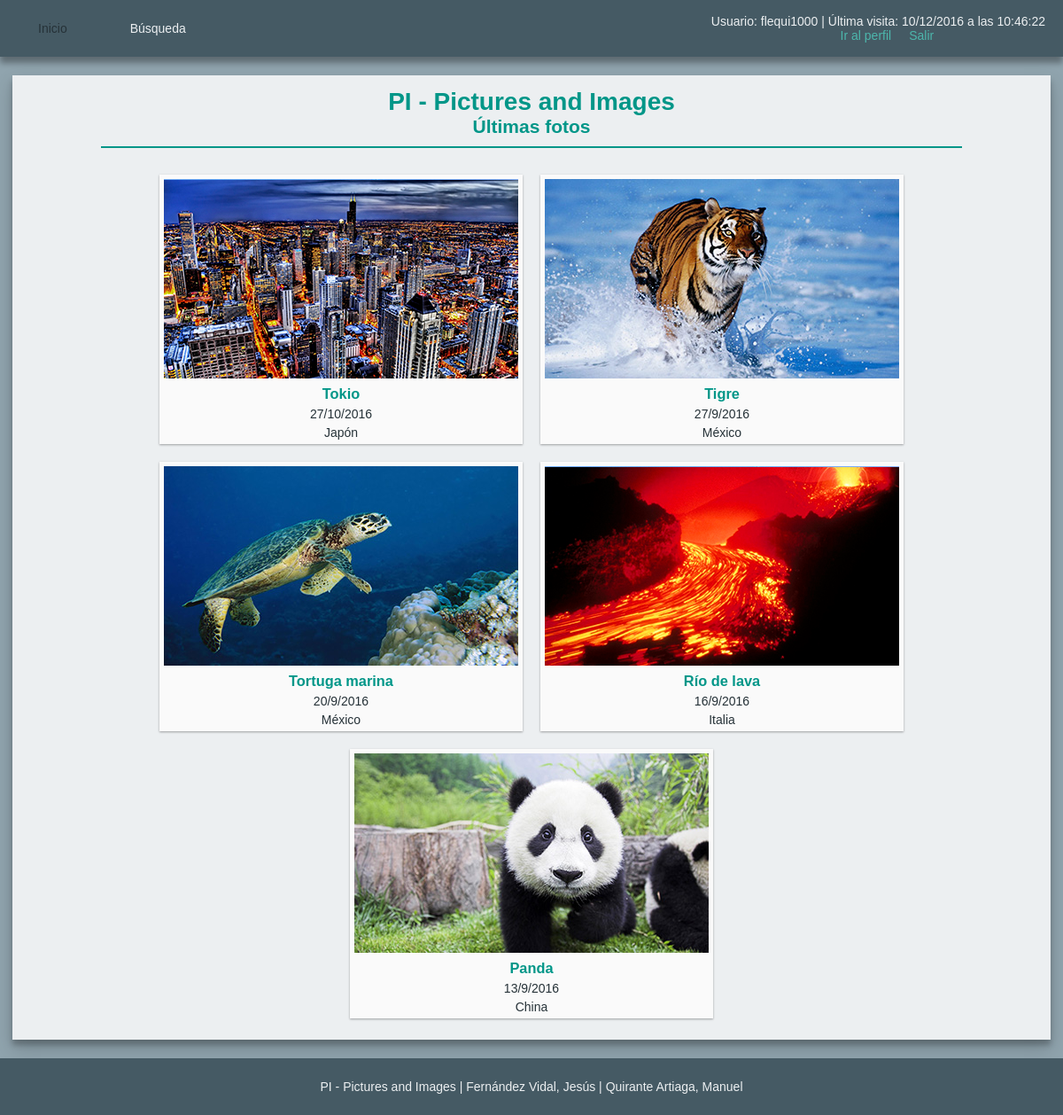
Page / (signed in) on the committed database.
### tables this page shows
CREATE TABLE IF NOT EXISTS `fotos` (
  `IdFoto` int(11) NOT NULL AUTO_INCREMENT,
  `TituloFoto` varchar(50) NOT NULL,
  `DescripcionFoto` varchar(500) DEFAULT NULL,
  `FechaFoto` date NOT NULL,
  `PaisFoto` int(11) DEFAULT NULL,
  `AlbumFoto` int(11) NOT NULL,
  `FicheroFoto` varchar(256) NOT NULL DEFAULT 'img/com/album.png',
  `MiniaturaFoto` varchar(256) NOT NULL DEFAULT 'img/com/album.png',
  `FRegistroFoto` timestamp NOT NULL DEFAULT CURRENT_TIMESTAMP,
  PRIMARY KEY (`IdFoto`),
  UNIQUE KEY `TituloFoto` (`TituloFoto`,`AlbumFoto`),
  KEY `FK_fotos_paises` (`PaisFoto`),
  KEY `FK_fotos_albumes` (`AlbumFoto`),
  CONSTRAINT `FK_fotos_albumes` FOREIGN KEY (`AlbumFoto`) REFERENCES `albumes` (`IdAlbum`) ON DELETE CASCADE ON UPDATE CASCADE,
  CONSTRAINT `FK_fotos_paises` FOREIGN KEY (`PaisFoto`) REFERENCES `paises` (`IdPais`) ON DELETE SET NULL ON UPDATE CASCADE
);

CREATE TABLE IF NOT EXISTS `paises` (
  `IdPais` int(11) NOT NULL AUTO_INCREMENT,
  `NomPais` varchar(50) NOT NULL,
  PRIMARY KEY (`IdPais`),
  UNIQUE KEY `NomPais` (`NomPais`)
);

### inc/func/mysql/basico.inc.php (called while the page is built, shortened)
<?php
	function ejecutarSQL($sql)
	{
		global $conexionBD, $directorioRaiz;
		if (!($resultado = $conexionBD->query($sql)))
		{
			echo "<p><img src='$directorioRaiz"."img/com/error.png' alt='Error' /></p>";
			$tipoConsulta = explode(" ", $sql, 2)[0];
			switch ($tipoConsulta)
			{
				case "INSERT":
				case "insert":
				{
					echo "<p>No se pudo añadir los datos al servidor.</p>";
					break;
				}
				case "UPDATE":
				case "update":
				{
					echo "<p>No se pudo modificar los datos del servidor.</p>";
					break;
				}
				case "DELETE":
				case "delete":
				{
					echo "<p>No se pudo eliminar los datos del servidor.</p>";
					break;
				}
				default:
				{
					echo "<p>No se pudo recuperar los datos del servidor.</p>";
					break;
				}
			}
			return false;
		}
		return $resultado;
	}
?>

### inc/func/mysql/galerias.inc.php (the view, shortened to what this page needs)
<?php
	function verFotos($fotos, $completo = false)
	{
		global $directorioRaiz;
		while ($fila = $fotos->fetch_object())
		{
			$IdFoto = $fila->IdFoto;
			$TituloFoto = $fila->TituloFoto;
			$FechaFoto = date("j/n/Y", strtotime($fila->FechaFoto));
			$NomPais = $fila->NomPais;
			$MiniaturaFoto = $fila->MiniaturaFoto;
?>
			<section class="galeria-cuerpo">
				<a href="<?php echo $directorioRaiz; ?>foto.php?id=<?php echo $IdFoto; ?>">
					<article>
						<div class="marco"><img src="<?php echo "$directorioRaiz$MiniaturaFoto"; ?>" height="225" width="400" alt="Imagen <?php echo $IdFoto; ?>"></div>
						<h3><?php echo $TituloFoto; ?></h3>
						<p><?php echo $FechaFoto; ?></p>
						<p><?php echo $NomPais; ?></p>
					</article>
				</a>
			</section>
<?php
		}
	}
?>

### css/estilos.css (style rules this page uses)
* { margin: 0px; box-sizing: border-box; outline-color: #009688; }
body { min-height: 100vh; padding: 0em 1em; padding-top: 64px; background: #90A4AE; font-family: "Ubuntu", "Arial", "Helvetica", sans-serif; font-size: 14px; color: #263238; display: flex; flex-direction: column; }
main section { display: flex; flex-direction: column; align-items: center; }
h1, h2, h3 { color: #009688; }

### css/contraste.css (style rules this page uses)
* { margin: 0px; box-sizing: border-box; outline-color: #2196F3; }
body { min-height: 100vh; padding: 0em 1em; padding-top: 64px ; background: #263238; font-family: "Ubuntu", "Arial", "Helvetica", sans-serif; font-size: 14px; color: #ECEFF1; display: flex; flex-direction: column; }
main section { display: flex; flex-direction: column; align-items: center; }
h1, h2, h3 { color: #2196F3; }

### css/galerias.css (style rules this page uses)
section { display: flex; flex-flow: row wrap; justify-content: center; align-items: center; }
.galeria-cuerpo { display: flex; flex-flow: row wrap; justify-content: center; align-items: center; }
.galeria-cuerpo a { outline: 0px; display: block; text-decoration: none; }
.galeria-cuerpo a article { margin: 10px; padding: 5px; background: #FAFAFA; box-shadow: 0 1px 3px rgba(0,0,0,0.12), 0 1px 2px rgba(0,0,0,0.24); transition: box-shadow .25s ease-in-out; display: flex; flex-direction: column; justify-content: center; align-items: center; flex-basis: 30%; }
.galeria-cuerpo a article .marco { overflow: hidden; }
.galeria-cuerpo a article img { transition: transform .25s ease-in-out; }
.galeria-cuerpo a article h3, .galeria-cuerpo a article p { margin-top: 5px; }
.galeria-cuerpo a article p { color: #263238; }

### css/contraste-galerias.css (style rules this page uses)
section { display: flex; flex-flow: row wrap; justify-content: center; align-items: center; }
.galeria-cuerpo { display: flex; flex-flow: row wrap; justify-content: center; align-items: center; }
.galeria-cuerpo a { outline: 0px; display: block; text-decoration: none; }
.galeria-cuerpo a article { margin: 10px 5px; border: 2px solid #2196F3; padding: 5px; background: inherit; transition: border .25s ease-in-out; display: flex; flex-direction: column; justify-content: center; align-items: center; flex-basis: 30%; }
.galeria-cuerpo a article .marco { overflow: hidden; }
.galeria-cuerpo a article img { transition: transform .25s ease-in-out; }
.galeria-cuerpo a article h3, .galeria-cuerpo a article p { margin-top: 5px; }
.galeria-cuerpo a article p { color: #ECEFF1; }

### css/imprimir.css (style rules this page uses)
* { margin: 0px; box-sizing: border-box; }
body { min-height: 100vh; background: #FFF; font-family: serif; font-size: 12pt; color: #000; display: flex; flex-direction: column; }
h1, h2, h3 { color: black; }
.galeria-cuerpo a article { background: transparent; box-shadow: none; border: 1px solid #000; flex-basis: 20%; padding: 1px; }
.galeria-cuerpo a article img { visibility: hidden; }
.galeria-cuerpo a article img:after { content: " (" attr(href) ") "; }
.galeria-cuerpo a article h3, .galeria-cuerpo a article p { color: #000; }
section a img { visibility: hidden; }

### rows in the picture
fotos: MiniaturaFoto (picture), TituloFoto "Tokio", FechaFoto "27/10/2016", PaisFoto.NomPais "Japón"
fotos: MiniaturaFoto (picture), TituloFoto "Tigre", FechaFoto "27/9/2016", PaisFoto.NomPais "México"
fotos: MiniaturaFoto (picture), TituloFoto "Tortuga marina", FechaFoto "20/9/2016", PaisFoto.NomPais "México"
fotos: MiniaturaFoto (picture), TituloFoto "Río de lava", FechaFoto "16/9/2016", PaisFoto.NomPais "Italia"
fotos: MiniaturaFoto (picture), TituloFoto "Panda", FechaFoto "13/9/2016", PaisFoto.NomPais "China"

### other values in the picture
$userName "flequi1000"
$fecha "10/12/2016 a las 10:46:22"
